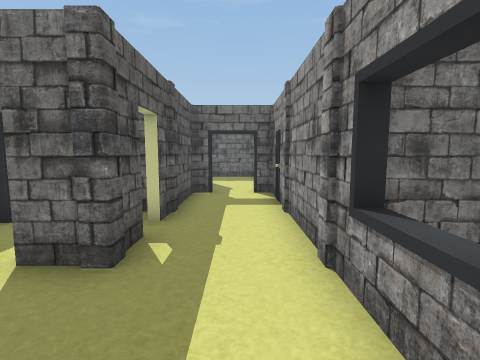
view 1 (above)

24 first-person views from a walk through a scene from a Unity 3-D project. The camera is 1.4 m above the floor, tilts 6° down and sees 85° across. Doors are open. The floor is counted in squares, 1 m on a side. Each view is taken from the middle of a square. On the plan, view 1 faces up. The plan holds only what a view shows up to about 13 squares ahead; the rest is blank. The place goes on beyond the plan. The player character is not drawn.

view 2
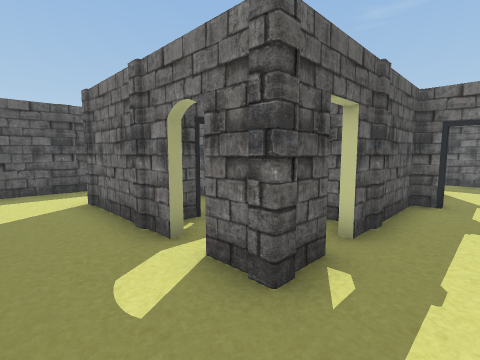

view 3
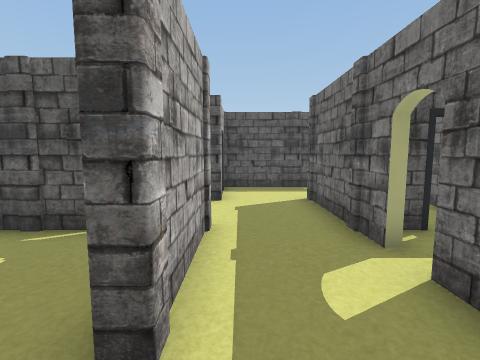

view 4
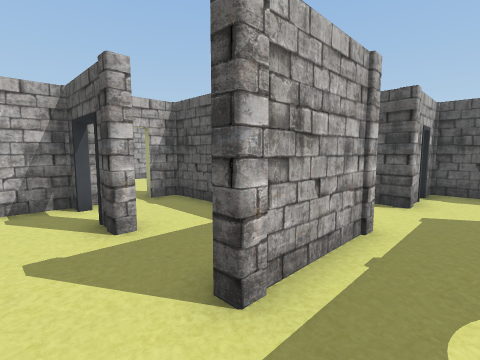

view 5
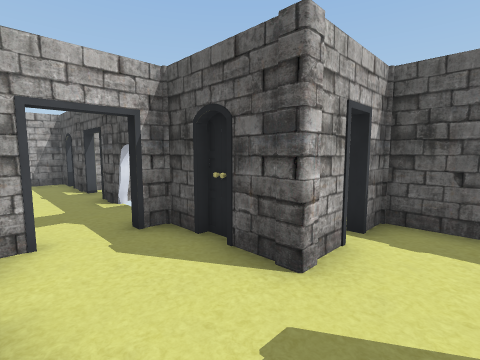

view 6
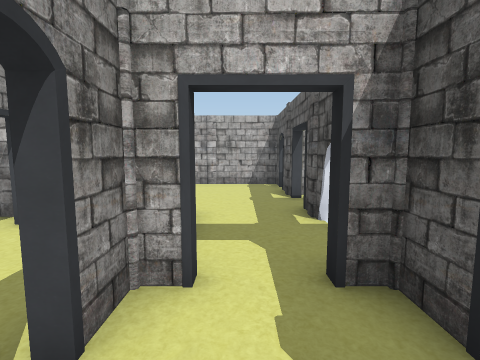

view 7
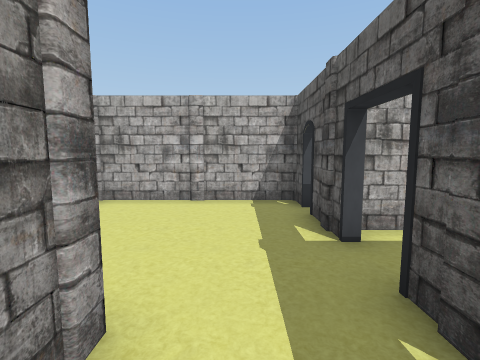

view 8
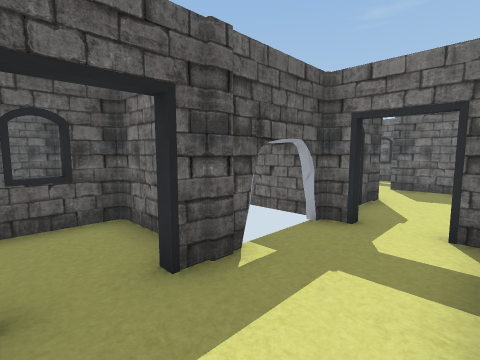

view 9
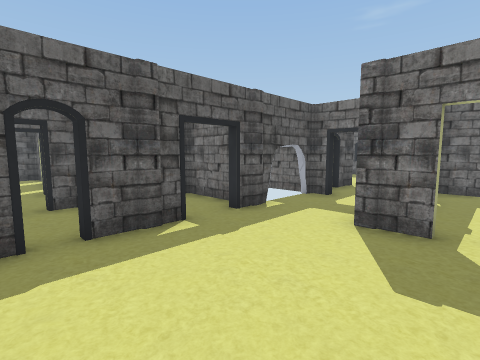

view 10
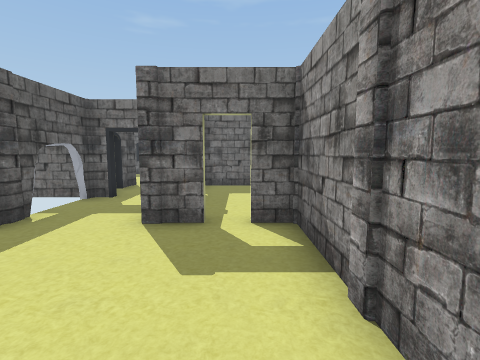

view 11
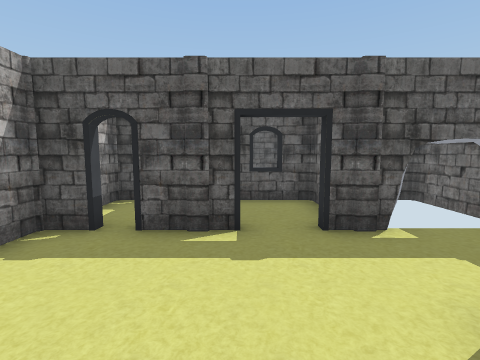

view 12
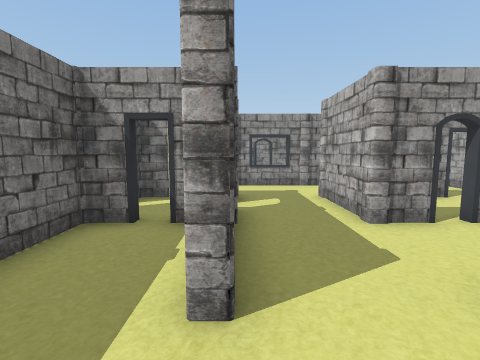

view 13
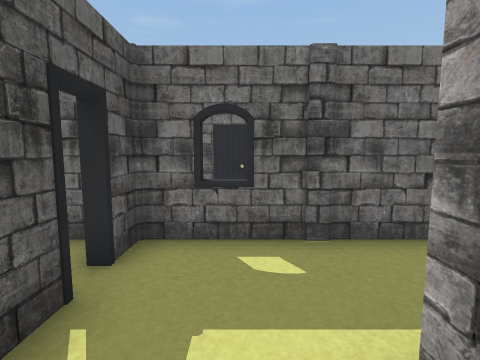

view 14
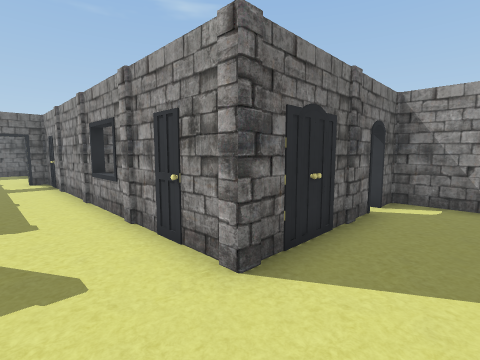

view 15
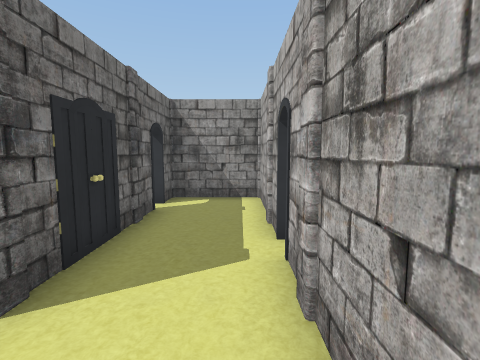

view 16
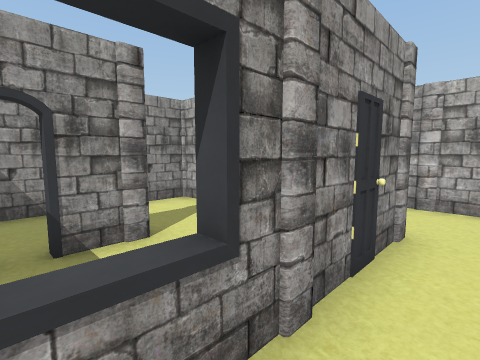

view 17
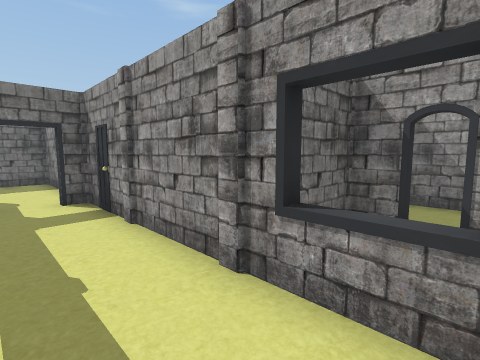

view 18
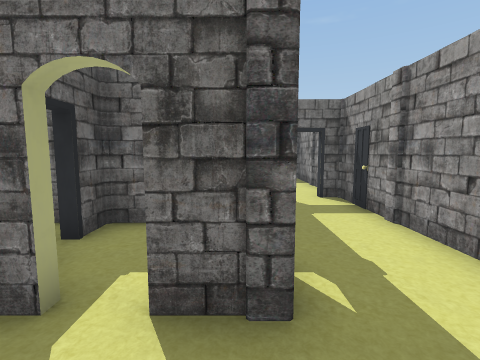

view 19
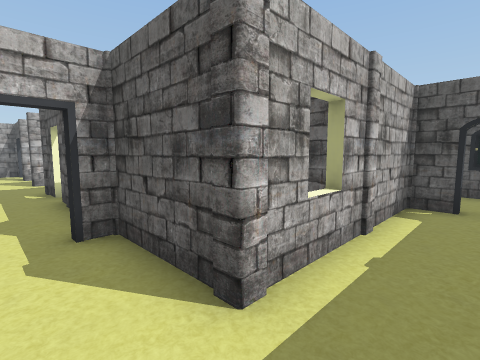

view 20
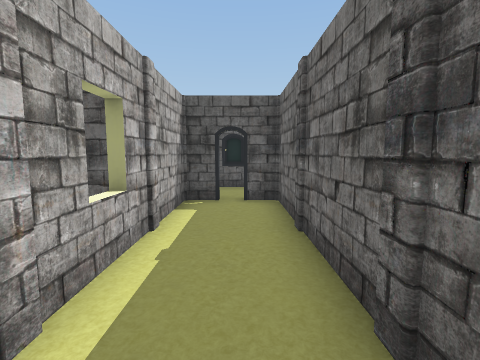

view 21
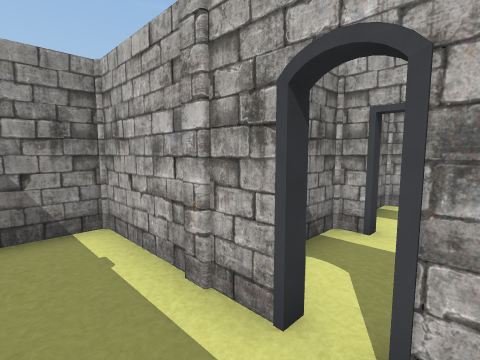

view 22
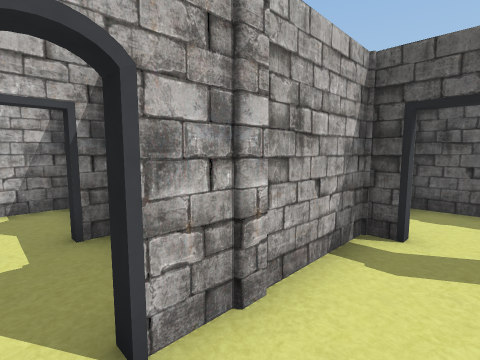

view 23
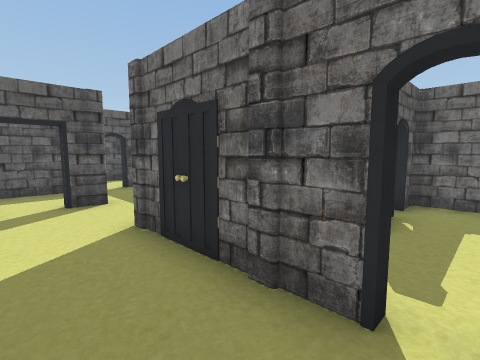

view 24
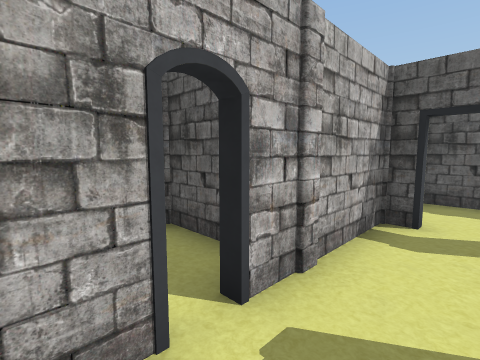

### Floor plan
Key: @ floor where view 1 was taken; # wall or solid block; x gap in a wall; . floor; D open door; = window, fence, low wall or low ledge.
Columns run from 12 left of view 1 to 7 right of it. Each row starts with its distance up from view 1.
 15     ##########
 14  #..x........#
 13  #..#........#
 12     #######..#
 11           #..D
 10           #..#
  9           ##.#
  8           #..#
  7           #..#
  6 ###D#####D#..#
  5  x.....##.D..#
  4  #.....#. #..#
  3  #...######..#######
  2  #...........=  D..#
  1  #...........#  #..#
  0  ##D#..####.@#  ...#
 -1     D..x.....#  ...#
 -2     #..#.....#   ..#
 -3  ####DD#..#..##D##x#
 -4     #..#..D........#
 -5     #..#..D........#
 -6  ####..#xx#####x####
 -7  #..D.....#  #..#
 -8  #..D.....#  #..#
 -9  ####.....#  #DD#
-10  D..x.....#   ..#
-11  #..#.....#   ..#
-12  ##########  ####

Positions as (right, up) in squares from view 1, and headings:
1: (0, 0), facing up
2: (0, 1), facing up-left
3: (0, 1), facing left
4: (0, 2), facing down-left
5: (-5, 2), facing down-left
6: (-6, 0), facing down
7: (-6, -4), facing down
8: (-5, -8), facing up-left
9: (-3, -11), facing up-left
10: (-3, -11), facing up
11: (-3, -8), facing left
12: (-10, 3), facing right
13: (-9, 2), facing up
14: (-1, -5), facing up-right
15: (-1, -5), facing right
16: (0, 2), facing down-right
17: (-1, 1), facing up-right
18: (-2, 1), facing up
19: (0, 14), facing down-left
20: (0, 14), facing left
21: (2, -4), facing down-right
22: (3, -4), facing down-left
23: (6, -5), facing up-left
24: (4, -4), facing down-left
